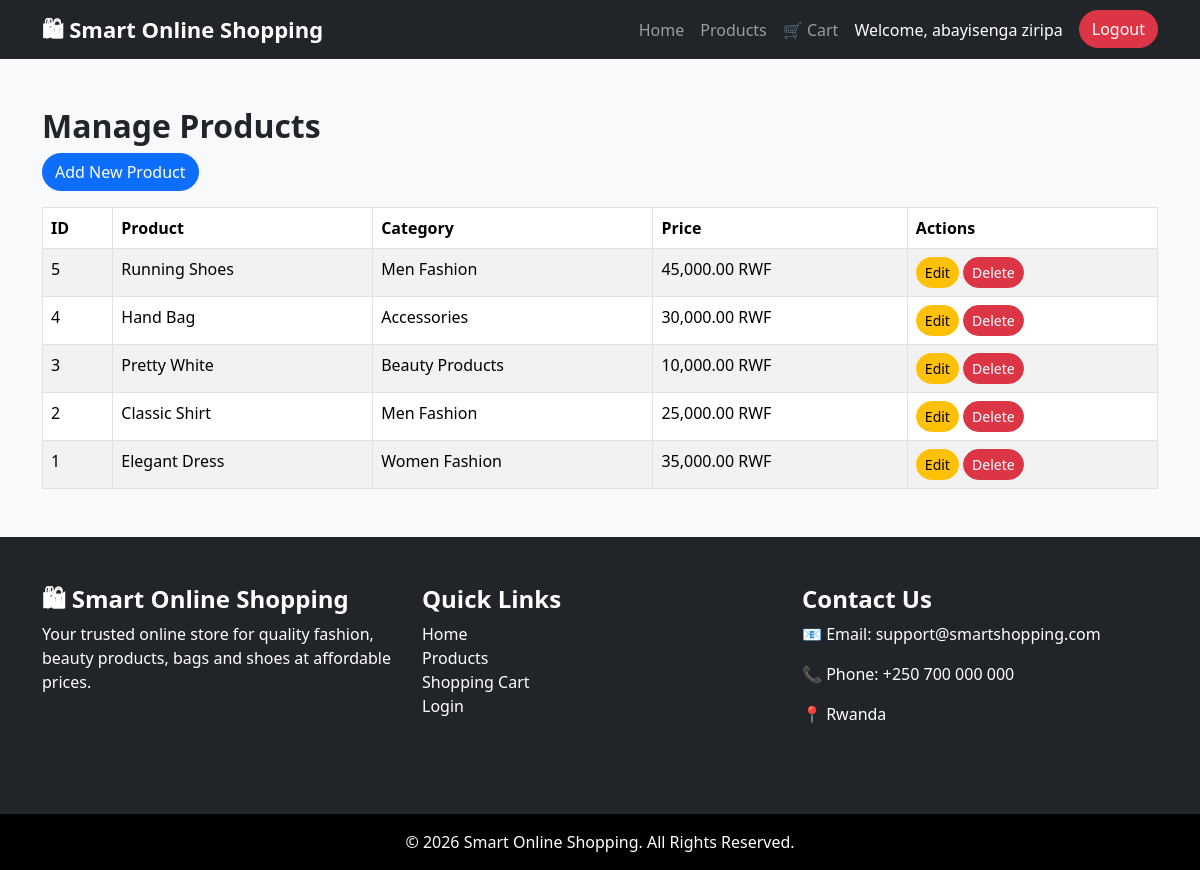
/admin/products.php (signed in), run on the app's committed database.
### tables this page shows
CREATE TABLE `products` (
  `product_id` int(11) NOT NULL,
  `product_name` varchar(100) NOT NULL,
  `description` text DEFAULT NULL,
  `price` decimal(10,2) NOT NULL,
  `image` varchar(255) DEFAULT NULL,
  `category_id` int(11) DEFAULT NULL
);

CREATE TABLE `categories` (
  `category_id` int(11) NOT NULL,
  `category_name` varchar(100) NOT NULL
);

### admin/products.php (the view, shortened to what this page needs)
<?php
include "../config/database.php";
include "../includes/header.php";
include "../includes/Navbar.php";
$query = "SELECT products.*, categories.category_name
          FROM products
          JOIN categories
          ON products.category_id = categories.category_id
          ORDER BY product_id DESC";
$result = mysqli_query($conn, $query);
?>
<div class="container mt-5">
<h2>Manage Products</h2>
<a href="add_product.php" class="btn btn-primary mb-3">
Add New Product
</a>
<table class="table table-bordered table-striped">
<thead>
<tr>
    <th>ID</th>
    <th>Product</th>
    <th>Category</th>
    <th>Price</th>
    <th>Actions</th>
</tr>
</thead>
<tbody>
<?php while($product = mysqli_fetch_assoc($result)){ ?>
<tr>
<td><?php echo $product['product_id']; ?></td>
<td><?php echo $product['product_name']; ?></td>
<td><?php echo $product['category_name']; ?></td>
<td><?php echo number_format($product['price'],2); ?> RWF</td>
<td>
<a href="edit_product.php?id=<?php echo $product['product_id']; ?>" class="btn btn-warning btn-sm">
Edit
</a>
<a href="delete_product.php?id=<?php echo $product['product_id']; ?>"
class="btn btn-danger btn-sm"
onclick="return confirm('Are you sure you want to delete this product?');">
Delete
</a>
</td>
</tr>
<?php } ?>
</tbody>
</table>
</div>
<?php include "../includes/footer.php"; ?>

### includes/header.php (style rules this page uses)
body { font-family:'Segoe UI', Tahoma, Geneva, Verdana, sans-serif; background:#f8f9fa; }
.btn { border-radius:25px; font-weight:500; }
h1,h2,h3,h4,h5 { font-weight:700; }

### data on the page
products: product_id "5", product_name "Running Shoes", category.category_name "Men Fashion", price "45,000.00"
products: product_id "4", product_name "Hand Bag", category.category_name "Accessories", price "30,000.00"
products: product_id "3", product_name "Pretty White", category.category_name "Beauty Products", price "10,000.00"
products: product_id "2", product_name "Classic Shirt", category.category_name "Men Fashion", price "25,000.00"
products: product_id "1", product_name "Elegant Dress", category.category_name "Women Fashion", price "35,000.00"

### other printed values
$_SESSION['full_name'] "abayisenga ziripa"
